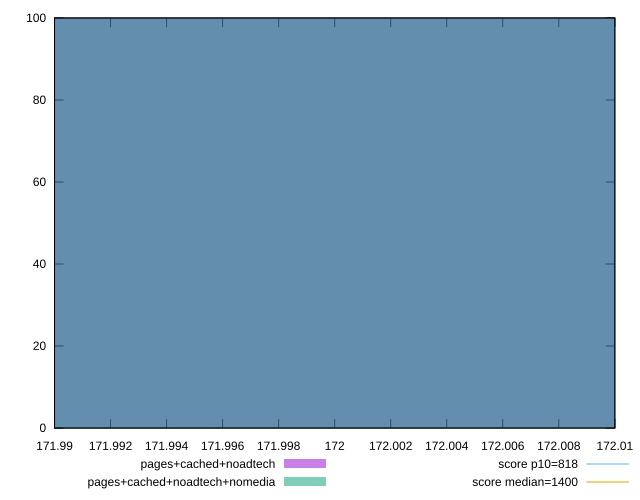

This chart was generated by the following gnuplot code:
reset

$pagesCachedNoadtech <<EOF
172 100
EOF

$pagesCachedNoadtechNomedia <<EOF
172 100
EOF

set key outside below
set boxwidth 0.1
set xrange [171.99:172.01]
set yrange [0:100]
set trange [0:100]
set style fill transparent solid 0.5 noborder

set parametric
set terminal svg size 640, 500 enhanced background rgb 'white'
set output "report_00011_2021-02-09T10:53:21.242Z/dom-size/comparison/histogram/2_vs_3.svg"

plot $pagesCachedNoadtech title "pages+cached+noadtech" with boxes, \
     $pagesCachedNoadtechNomedia title "pages+cached+noadtech+nomedia" with boxes, \
     818,t title "score p10=818", \
     1400,t title "score median=1400"

reset
